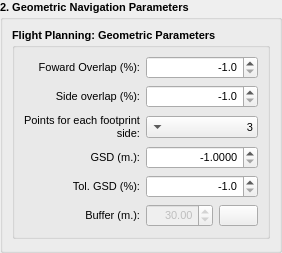
    <widget class="QgsCollapsibleGroupBox" name="mGroupBox_geometricNavigationParameters">
     <property name="font">
      <font>
       <pointsize>8</pointsize>
       <weight>75</weight>
       <bold>true</bold>
      </font>
     </property>
     <property name="title">
      <string>2. Geometric Navigation Parameters</string>
     </property>
     <property name="collapsed">
      <bool>false</bool>
     </property>
     <property name="saveCollapsedState">
      <bool>true</bool>
     </property>
     <layout class="QGridLayout" name="gridLayout_9">
      <property name="leftMargin">
       <number>9</number>
      </property>
      <property name="topMargin">
       <number>9</number>
      </property>
      <property name="rightMargin">
       <number>9</number>
      </property>
      <item row="0" column="0">
       <widget class="QGroupBox" name="groupBox_GeometricParameters">
        <property name="font">
         <font>
          <pointsize>8</pointsize>
          <weight>75</weight>
          <bold>true</bold>
         </font>
        </property>
        <property name="title">
         <string>Flight Planning: Geometric Parameters</string>
        </property>
        <layout class="QGridLayout" name="gridLayout_6">
         <item row="0" column="0">
          <layout class="QGridLayout" name="gridLayout_4" columnstretch="1,0">
           <item row="0" column="0">
            <widget class="QLabel" name="label_5">
             <property name="font">
              <font>
               <pointsize>8</pointsize>
               <weight>50</weight>
               <bold>false</bold>
              </font>
             </property>
             <property name="text">
              <string>Foward Overlap (%):</string>
             </property>
             <property name="alignment">
              <set>Qt::AlignRight|Qt::AlignTrailing|Qt::AlignVCenter</set>
             </property>
            </widget>
           </item>
           <item row="3" column="1">
            <widget class="QDoubleSpinBox" name="doubleSpinBox_gsd">
             <property name="font">
              <font>
               <pointsize>8</pointsize>
               <weight>50</weight>
               <bold>false</bold>
              </font>
             </property>
             <property name="toolTip">
              <string>Select the GSD value (in meters)</string>
             </property>
             <property name="whatsThis">
              <string>Ground sample distance. It represents the pixel size on the ground. It is the reference value related with the final map scale. It depends of the flight altitude and the sensor features.</string>
             </property>
             <property name="alignment">
              <set>Qt::AlignRight|Qt::AlignTrailing|Qt::AlignVCenter</set>
             </property>
             <property name="decimals">
              <number>4</number>
             </property>
             <property name="minimum">
              <double>-1.000000000000000</double>
             </property>
             <property name="maximum">
              <double>99.000000000000000</double>
             </property>
             <property name="singleStep">
              <double>99.000000000000000</double>
             </property>
             <property name="value">
              <double>-1.000000000000000</double>
             </property>
            </widget>
           </item>
           <item row="3" column="0">
            <widget class="QLabel" name="label_3">
             <property name="font">
              <font>
               <pointsize>8</pointsize>
               <weight>50</weight>
               <bold>false</bold>
              </font>
             </property>
             <property name="text">
              <string>GSD (m.):</string>
             </property>
             <property name="alignment">
              <set>Qt::AlignRight|Qt::AlignTrailing|Qt::AlignVCenter</set>
             </property>
            </widget>
           </item>
           <item row="4" column="0">
            <widget class="QLabel" name="label_4">
             <property name="font">
              <font>
               <pointsize>8</pointsize>
               <weight>50</weight>
               <bold>false</bold>
              </font>
             </property>
             <property name="text">
              <string>Tol. GSD (%):</string>
             </property>
             <property name="alignment">
              <set>Qt::AlignRight|Qt::AlignTrailing|Qt::AlignVCenter</set>
             </property>
            </widget>
           </item>
           <item row="4" column="1">
            <widget class="QDoubleSpinBox" name="doubleSpinBox_tolGsd">
             <property name="font">
              <font>
               <pointsize>8</pointsize>
               <weight>50</weight>
               <bold>false</bold>
              </font>
             </property>
             <property name="toolTip">
              <string>Tolerance of the GSD value related with changes of ground altitude</string>
             </property>
             <property name="whatsThis">
              <string>This factor permits to avoid abrupt changes in height during the flight related with abrupt changes of the ground in the trajectory of flight. While the obtained GSD value for each waypoint is within the tolerance value, the drone does not change the flight height.</string>
             </property>
             <property name="alignment">
              <set>Qt::AlignRight|Qt::AlignTrailing|Qt::AlignVCenter</set>
             </property>
             <property name="decimals">
              <number>1</number>
             </property>
             <property name="minimum">
              <double>-1.000000000000000</double>
             </property>
             <property name="maximum">
              <double>99.000000000000000</double>
             </property>
             <property name="singleStep">
              <double>99.000000000000000</double>
             </property>
             <property name="value">
              <double>-1.000000000000000</double>
             </property>
            </widget>
           </item>
           <item row="2" column="1">
            <widget class="QComboBox" name="comboBox_numberOfPointsInSideFrame">
             <property name="font">
              <font>
               <pointsize>8</pointsize>
               <weight>50</weight>
               <bold>false</bold>
              </font>
             </property>
             <property name="whatsThis">
              <string>Number of points on each side of the picture frame is divided to generate their mark against the DTM</string>
             </property>
             <property name="layoutDirection">
              <enum>Qt::RightToLeft</enum>
             </property>
             <item>
              <property name="text">
               <string>3</string>
              </property>
             </item>
             <item>
              <property name="text">
               <string>5</string>
              </property>
             </item>
             <item>
              <property name="text">
               <string>7</string>
              </property>
             </item>
             <item>
              <property name="text">
               <string>9</string>
              </property>
             </item>
             <item>
              <property name="text">
               <string>11</string>
              </property>
             </item>
             <item>
              <property name="text">
               <string>13</string>
              </property>
             </item>
             <item>
              <property name="text">
               <string>15</string>
              </property>
             </item>
             <item>
              <property name="text">
               <string>17</string>
              </property>
             </item>
             <item>
              <property name="text">
               <string>19</string>
              </property>
             </item>
             <item>
              <property name="text">
               <string>21</string>
              </property>
             </item>
             <item>
              <property name="text">
               <string>23</string>
              </property>
             </item>
             <item>
              <property name="text">
               <string>25</string>
              </property>
             </item>
             <item>
              <property name="text">
               <string>27</string>
              </property>
             </item>
             <item>
              <property name="text">
               <string>29</string>
              </property>
             </item>
             <item>
              <property name="text">
               <string>31</string>
              </property>
             </item>
             <item>
              <property name="text">
               <string>33</string>
              </property>
             </item>
             <item>
              <property name="text">
               <string>35</string>
              </property>
             </item>
             <item>
              <property name="text">
               <string>37</string>
              </property>
             </item>
             <item>
              <property name="text">
               <string>39</string>
              </property>
             </item>
             <item>
              <property name="text">
               <string>41</string>
              </property>
             </item>
             <item>
              <property name="text">
               <string>43</string>
              </property>
             </item>
             <item>
              <property name="text">
               <string>45</string>
              </property>
             </item>
             <item>
              <property name="text">
               <string>47</string>
              </property>
             </item>
             <item>
              <property name="text">
               <string>49</string>
              </property>
             </item>
            </widget>
           </item>
           <item row="2" column="0">
            <widget class="QLabel" name="label_2">
             <property name="font">
              <font>
               <pointsize>8</pointsize>
               <weight>50</weight>
               <bold>false</bold>
              </font>
             </property>
             <property name="text">
              <string>Points for each footprint side:</string>
             </property>
             <property name="textFormat">
              <enum>Qt::PlainText</enum>
             </property>
             <property name="scaledContents">
              <bool>false</bool>
             </property>
             <property name="alignment">
              <set>Qt::AlignRight|Qt::AlignTrailing|Qt::AlignVCenter</set>
             </property>
             <property name="wordWrap">
              <bool>true</bool>
             </property>
             <property name="margin">
              <number>0</number>
             </property>
            </widget>
           </item>
           <item row="0" column="1">
            <widget class="QDoubleSpinBox" name="doubleSpinBox_overlapFwd">
             <property name="font">
              <font>
               <pointsize>8</pointsize>
               <weight>50</weight>
               <bold>false</bold>
              </font>
             </property>
             <property name="toolTip">
              <string>Forward overlap</string>
             </property>
             <property name="whatsThis">
              <string>Overlap between consecutive pictures in the direction of flight.</string>
             </property>
             <property name="alignment">
              <set>Qt::AlignRight|Qt::AlignTrailing|Qt::AlignVCenter</set>
             </property>
             <property name="decimals">
              <number>1</number>
             </property>
             <property name="minimum">
              <double>-1.000000000000000</double>
             </property>
             <property name="maximum">
              <double>99.000000000000000</double>
             </property>
             <property name="singleStep">
              <double>99.000000000000000</double>
             </property>
             <property name="value">
              <double>-1.000000000000000</double>
             </property>
            </widget>
           </item>
           <item row="1" column="0">
            <widget class="QLabel" name="label_6">
             <property name="font">
              <font>
               <pointsize>8</pointsize>
               <weight>50</weight>
               <bold>false</bold>
              </font>
             </property>
             <property name="text">
              <string>Side overlap (%):</string>
             </property>
             <property name="alignment">
              <set>Qt::AlignRight|Qt::AlignTrailing|Qt::AlignVCenter</set>
             </property>
            </widget>
           </item>
           <item row="1" column="1">
            <widget class="QDoubleSpinBox" name="doubleSpinBox_overlapSide">
             <property name="font">
              <font>
               <pointsize>8</pointsize>
               <weight>50</weight>
               <bold>false</bold>
              </font>
             </property>
             <property name="toolTip">
              <string>Side overlap (only for polygonal mission types)</string>
             </property>
             <property name="whatsThis">
              <string>Overlap between the pictures of two adjacent strips</string>
             </property>
             <property name="alignment">
              <set>Qt::AlignRight|Qt::AlignTrailing|Qt::AlignVCenter</set>
             </property>
             <property name="decimals">
              <number>1</number>
             </property>
             <property name="minimum">
              <double>-1.000000000000000</double>
             </property>
             <property name="maximum">
              <double>99.000000000000000</double>
             </property>
             <property name="singleStep">
              <double>99.000000000000000</double>
             </property>
             <property name="value">
              <double>-1.000000000000000</double>
             </property>
            </widget>
           </item>
           <item row="5" column="0">
            <widget class="QLabel" name="label_44">
             <property name="font">
              <font>
               <pointsize>8</pointsize>
               <weight>50</weight>
               <bold>false</bold>
              </font>
             </property>
             <property name="text">
              <string>Buffer (m.):</string>
             </property>
             <property name="alignment">
              <set>Qt::AlignRight|Qt::AlignTrailing|Qt::AlignVCenter</set>
             </property>
            </widget>
           </item>
           <item row="5" column="1">
            <layout class="QHBoxLayout" name="horizontalLayout_17" stretch="10,1">
             <item>
              <widget class="QDoubleSpinBox" name="doubleSpinBox_bufferLinealFlight">
               <property name="enabled">
                <bool>false</bool>
               </property>
               <property name="font">
                <font>
                 <pointsize>8</pointsize>
                 <weight>50</weight>
                 <bold>false</bold>
                </font>
               </property>
               <property name="alignment">
                <set>Qt::AlignRight|Qt::AlignTrailing|Qt::AlignVCenter</set>
               </property>
               <property name="maximum">
                <double>9999.000000000000000</double>
               </property>
               <property name="value">
                <double>30.000000000000000</double>
               </property>
              </widget>
             </item>
             <item>
              <widget class="QPushButton" name="pushButton_showBuffer">
               <property name="sizePolicy">
                <sizepolicy hsizetype="Minimum" vsizetype="Fixed">
                 <horstretch>0</horstretch>
                 <verstretch>0</verstretch>
                </sizepolicy>
               </property>
               <property name="font">
                <font>
                 <pointsize>8</pointsize>
                </font>
               </property>
               <property name="toolTip">
                <string>Show buffer</string>
               </property>
               <property name="text">
                <string/>
               </property>
               <property name="icon">
                <iconset resource="resources.qrc">
                 <normaloff>:/plugins/pflip_uav_pafyc/icons/buffer.png</normaloff>:/plugins/pflip_uav_pafyc/icons/buffer.png</iconset>
               </property>
               <property name="iconSize">
                <size>
                 <width>24</width>
                 <height>24</height>
                </size>
               </property>
              </widget>
             </item>
            </layout>
           </item>
          </layout>
         </item>
        </layout>
       </widget>
      </item>
     </layout>
    </widget>
